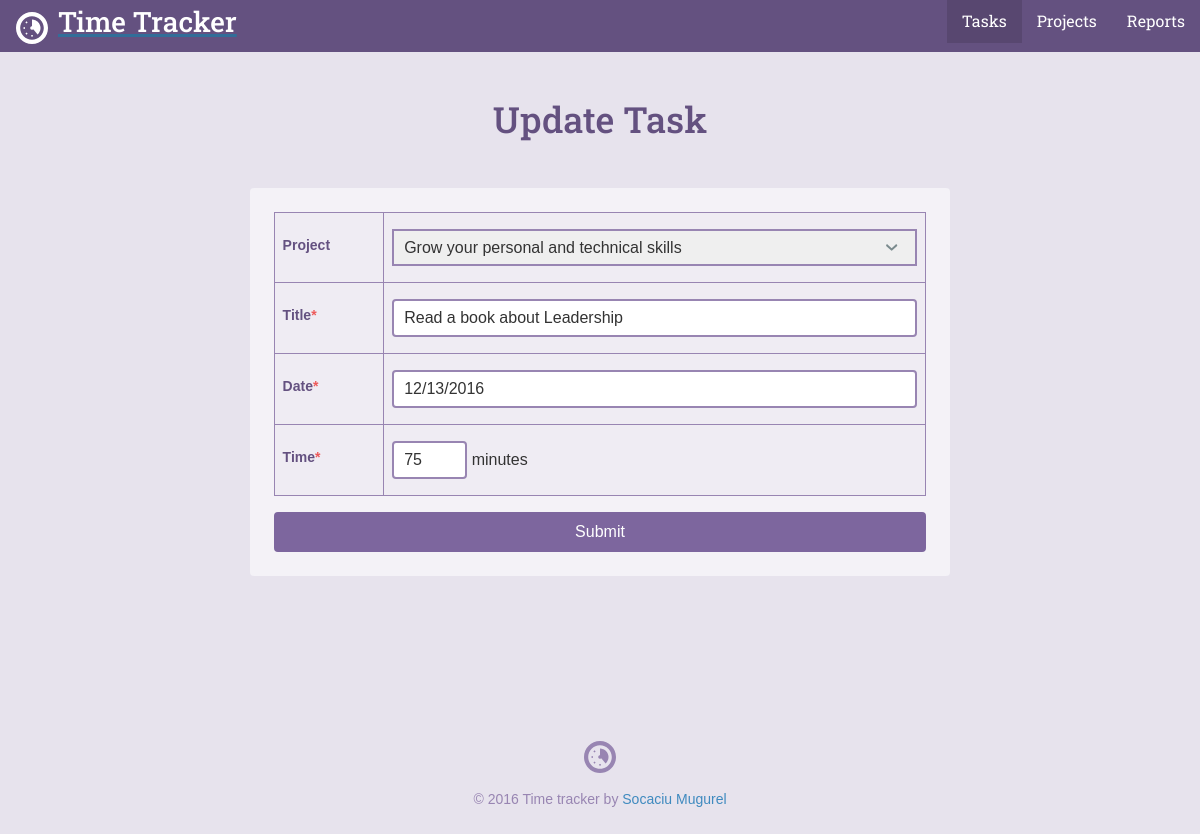
Page /task.php?id=22 on the committed database.
### tables this page shows
CREATE TABLE `tasks` (
  `task_id` int(11) NOT NULL,
  `project_id` int(11) NOT NULL,
  `title` text NOT NULL,
  `date` text NOT NULL,
  `time` int(11) NOT NULL
);

CREATE TABLE `projects` (
  `project_id` int(11) NOT NULL,
  `title` text NOT NULL,
  `category` text NOT NULL
);

### inc/functions.php (called while the page is built, shortened)
<?php
function get_projects_list(){
  include "connection.php";
  try{
    return  $db->query("select * from projects")->fetchAll();
  }
  catch(Exception $e){
    echo "Eroare:  ".$e->getMessage()." </br>";
    return false;
  }
}
function get_task($filter){
  include "connection.php";
  $sql = "SELECT task_id, title, date, time, project_id FROM tasks WHERE task_id = ?";
  try{
    $result = $db->prepare($sql);
    $result->bindValue(1, $filter, PDO::PARAM_STR);
    $result->execute();
  }catch(Exception $e){
    echo "Error: get_task function";
  }
  return $result->fetch();
}

### task.php (the view, shortened to what this page needs)
<?php
require 'inc/functions.php';
$project_id = $title = $date = $time = "";
if(isset($_GET['id'])){
    list($task_id, $title, $date, $time, $project_id) = get_task(filter_input(INPUT_GET, 'id', FILTER_SANITIZE_NUMBER_INT));
    $date = explode("-", $date);
    $date = $date[1] . "/" . $date[2] . "/" . $date[0];
}
include 'inc/header.php';
?>
<div class="section page">
    <div class="col-container page-container">
        <div class="col col-70-md col-60-lg col-center">
            <h1 class="actions-header">
            <?php
            if(isset($task_id)){
                echo "Update ";
            } else {
                echo "Add ";
            }?>Task</h1>
            <form class="form-container form-add" method="post" action="task.php">
                <table>
                    <tr>
                        <th>
                            <label for="project_id">Project</label>
                        </th>
                        <td>
                            <select name="project_id" id="project_id">
                                <?php
                                    foreach(get_projects_list() as $item){
                                        echo "<option value='"  . $item["project_id"] . "'" ;
                                        if ($project_id == $item['project_id']){
                                            echo "selected";
                                        }
                                        echo ">" . $item["title"] . "</option>";
                                    }
                                ?>
                            </select>
                        </td>
                    </tr>
                    <tr>
                        <th><label for="title">Title<span class="required">*</span></label></th>
                        <td><input type="text" id="title" name="title" value="<?= htmlspecialchars($title) ?>" /></td>
                    </tr>
                    <tr>
                        <th><label for="date">Date<span class="required">*</span></label></th>
                        <td><input type="text" class="js-datepicker" placeholder="mm/dd/yyy" id="date" name="date" value="<?= $date ?>"/></td>
                    </tr>
                    <tr>
                        <th><label for="time">Time<span class="required">*</span></label></th>
                        <td><input min="1"  type="number" id="time" name="time" value="<?= htmlspecialchars($time) ?>" /> minutes</td>
                    </tr>
                </table>
                <input class="button button--primary button--topic-php" type="submit" value="Submit" />
            </form>
        </div>
    </div>
</div>
<?php include "inc/footer.php"; ?>

### css/style.css (style rules this page uses)
*,:after,:before { box-sizing:border-box }
html { font-family:sans-serif;-ms-text-size-adjust:100%;-webkit-text-size-adjust:100% }
body { margin:0 }
h1 { font-size:2em;margin:.67em 0 }
button,input,optgroup,select,textarea { color:inherit;font:inherit;margin:0 }
select { text-transform:none }
input[type="reset"],input[type="submit"] { -webkit-appearance:button;cursor:pointer }
input { line-height:normal }
table { border-collapse:collapse;border-spacing:0 }
td,th { padding:0 }
html { font-size:100%;line-height:1.5;-webkit-tap-highlight-color:transparent }
body { font-size:1rem;font-family:"Gotham Rounded A","Gotham Rounded B","Helvetica",Helvetica,Arial,sans-serif;font-style:normal;font-weight:400 }
.button { -webkit-appearance:none;-moz-appearance:none;-ms-appearance:none;-o-appearance:none;appearance:none;-webkit-user-select:none;-moz-user-select:none;-ms-user-select:none;user-select:none;background-color:transparent;border-radius:4px;border:solid 2px #5fcf80;color:#5fcf80;cursor:pointer;display:inline-block;font-family:"Gotham Rounded A","Gotham Rounded B","Helvetica",Helvetica,Arial,sans-serif;font-size:1rem;font-weight:500;height:40px;line-height:36px;padding:0 15px;position:relative;margin:0 10px 0 0;text-align:center;text-decoration:none;transition:color .3s ease,background-color .3s ease,border-color .3s ease,width .3s ease,opacity .3s ease;vertical-align:baseline;white-space:nowrap;overflow:hidden;text-overflow:ellipsis }
.button:last-child { margin-right:0 }
.button--primary { background-color:#5fcf80;border-color:#5fcf80;color:#fff }
.button--topic-php { border-color:#7D669E !important;color:#7D669E !important }
.button--topic-php.button--primary { background-color:#7D669E !important;border-color:#7D669E !important;color:#fff !important }
.col { float:left;width:100% }
.col-container:before,.col-container:after { content:" ";display:table }
.col-container:after { clear:both }
.col-center { float:none;margin:0 auto }
@media screen and (min-width: 680px) { .col-70-md { width:70% !important } }
@media screen and (min-width: 960px) { .col-60-lg { width:60% !important } }
h1,h2,h3,h4,h5,h6 { color:#40484a;display:block;font-weight:500;margin:0;text-rendering:optimizeLegibility }
h1 { font-size:2.25rem }
body { background-color:#e7e3ed }
h1,h2,h3,h4,h5,h6 { color:#645180;font-family:"Roboto Slab", Helvetica, Arial, sans-serif }
.button { background:#7D669E;border-color:#7D669E;color:#fff }
.col-container { margin:0 auto;max-width:1200px }
.actions-header { margin-bottom:1.5rem }
.page-container { text-align:center }
@media screen { .page-container { padding:1.5rem 1rem 0 1rem } }
@media screen and (min-width: 680px) { .page-container { padding-top:3rem } }
.form-container { background-color:#f4f2f7;border-radius:4px }
@media screen { .form-container { padding:.5rem 1.5rem;margin-top:.5rem;margin-bottom:1.5rem } }
@media screen and (min-width: 680px) { .form-container { padding:.5rem 1.5rem;margin-top:3rem;margin-bottom:0 } }
.form-add { padding:1.5rem }
.form-add .button { margin-top:1rem }
table { width:100%;text-align:left;background-color:#f4f2f7 }
@media screen { table { margin-bottom:1.5rem } }
@media screen and (min-width: 680px) { table { margin-bottom:0 } }
th,td { padding:.5rem;background-color:#efecf3;border:solid 1px #9885b2 !important }
td { padding:1rem .5rem }
th { font-size:.875rem }
input { border-radius:4px;box-shadow:none;border:solid 2px #9885b2;padding:8px 10px;width:100% }
label { font-size:14px;font-weight:bold;color:#645180 }
span.required { color:#ed5a5a }
select { -webkit-appearance:none;-moz-appearance:none;width:100%;padding:8px 10px;border:solid 2px #9885b2;background-size:.9rem;background-repeat:no-repeat;background-position:calc(100% - 1rem) center }
#time { width:75px; }

### rows in the picture
tasks: project_id "Grow your personal and technical skills", title "Read a book about Leadership", date "12/13/2016", time "75"
